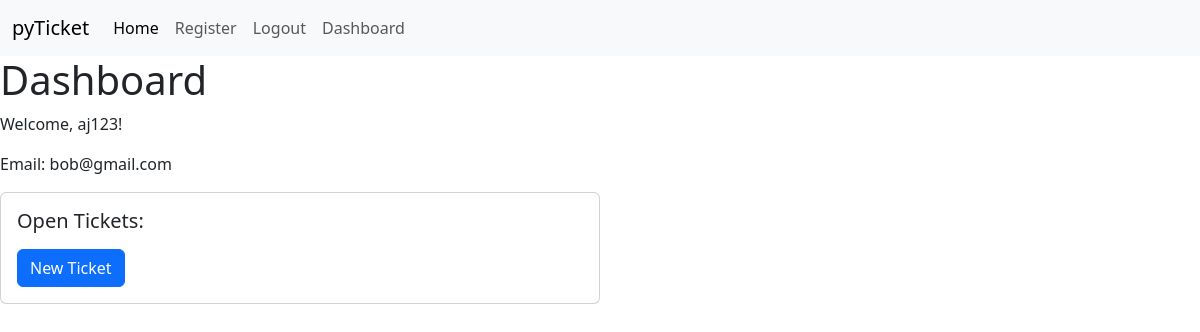
The app's page /dashboard/ (signed in), older data.
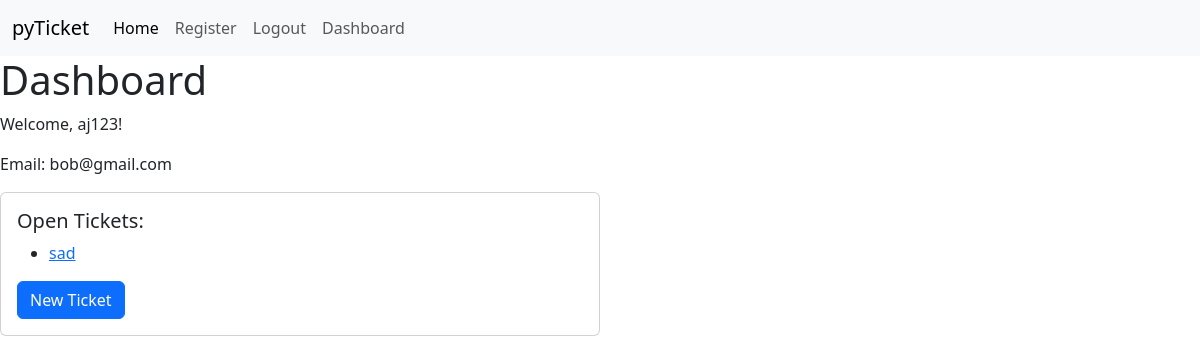
The same page, newer data.
### pyticket.py (models this page shows, shortened)
class User(db.Model):
    id = db.Column(db.Integer, primary_key=True)
    username = db.Column(db.String(20), unique=False, nullable=False)
    email = db.Column(db.String(), unique=True, nullable=False)
    password = db.Column(db.String(), unique=False, nullable=False)

class Ticket(db.Model):
    id = db.Column(db.Integer, primary_key=True)
    assignee = db.Column(db.String(20), nullable=True)
    creator_id = db.Column(db.Integer, db.ForeignKey('user.id'), nullable=False)
    creator = relationship('User', foreign_keys=[creator_id])
    date = db.Column(db.DateTime, default=datetime.utcnow)
    title = db.Column(db.String(100), nullable=False)
    description = db.Column(db.Text, nullable=False)

### pyticket.py (the view)
@app.route('/dashboard/')
@login_required
def dashboard():
    if current_user.is_authenticated:
        open_tickets = Ticket.query.filter_by(assignee=current_user.id).all()
        return render_template('dashboard.html', username=current_user.username, email=current_user.email, open_tickets=open_tickets)

### pyticket.py (called while the page is built)
@login_manager.user_loader
def load_user(user_id):
    return User.query.get(int(user_id))

### templates/dashboard.html (shortened to what this page needs)
{% extends "base.html" %}
{% block content %}
<h1>Dashboard</h1>
<p>Welcome, {{ username }}!</p>
<p>Email: {{ email }}</p>
<div class="card w-50">
    <div class="card-body">
      <h5 class="card-title">Open Tickets:</h5>
      <ul>
        {% for ticket in open_tickets %}
            <li><a href="{{ url_for('ticket_details', ticket_id=ticket.id) }}">{{ ticket.title }}</a></li>
        {% endfor %}
    </ul>
      <a href="{{ url_for('create_ticket') }}" class="btn btn-primary">New Ticket</a>
    </div>
  </div>
{% endblock %}

### templates/base.html (shortened to what this page needs)
<!DOCTYPE html>
<html>
    <head>
        <link rel="stylesheet" href="https://cdn.jsdelivr.net/npm/bootstrap@5.3.2/dist/css/bootstrap.min.css">
    </head>
    <body>
      <nav class="navbar navbar-expand-lg bg-body-tertiary">
        <div class="container-fluid">
            <a class="navbar-brand" href="#">pyTicket</a>
            <div class="collapse navbar-collapse" id="navbarNav">
                <ul class="navbar-nav">
                    <li class="nav-item">
                        <a class="nav-link active" aria-current="page" href="{{ url_for('home') }}">Home</a>
                    </li>
                    <li class="nav-item">
                        <a class="nav-link" href="{{ url_for('register') }}">Register</a>
                    </li>
                    {% if current_user.is_authenticated %}
                        <li class="nav-item">
                            <a class="nav-link" href="{{ url_for('logout') }}">Logout</a>
                        </li>
                    {% else %}
                        <li class="nav-item">
                            <a class="nav-link" href="{{ url_for('login') }}">Login</a>
                        </li>
                    {% endif %}
                    <li class="nav-item">
                        <a class="nav-link" href="{{ url_for('dashboard') }}">Dashboard</a>
                    </li>
                </ul>
            </div>
        </div>
    </nav>
        {% block content %}
        {% endblock %}
    </body>
</html>

Row changes from the older to the newer data that the page shows:
added Ticket: title "sad"
